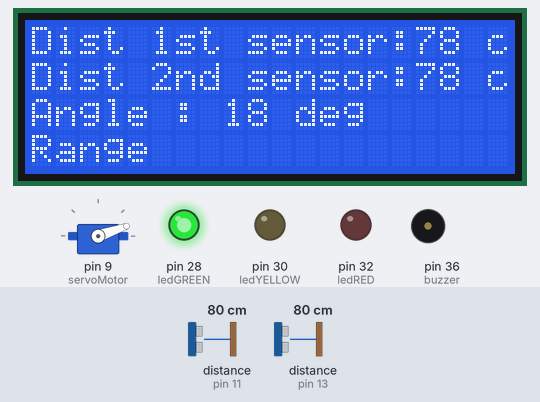
Bench run of a sketch on a simulated Arduino Mega 2560, built with avr-gcc and run on an emulated ATmega2560. Parts: servo, 20×4 character LCD, output pins drawn as LEDs (lit = HIGH), buzzer (waves = sounding). Wiring (inferred from the names in the program): 2 × ultrasonic range finder: trigger pin 10, echo pin 11 / trigger pin 12, echo pin 13. The test bench sets the inputs (shaded band); at power-on: distance to the obstacle (sensors on pin 11, pin 13) 80 cm. The echo pulse lasts 58.3 µs per cm; pins used as bus, display or sensor lines are not drawn; what the sketch prints to the serial monitor is not drawn.

Above: at 1.2 s.
1.3 s: distance to the obstacle (sensor on pin 11) set to 24 cm
At 2.0 s:
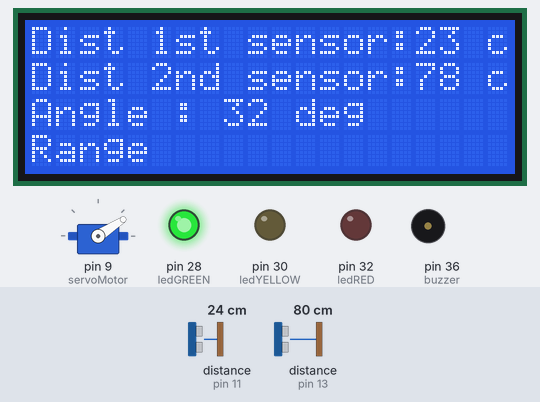
2.9 s: distance to the obstacle (sensor on pin 11) set to 19 cm
At 3.06 s:
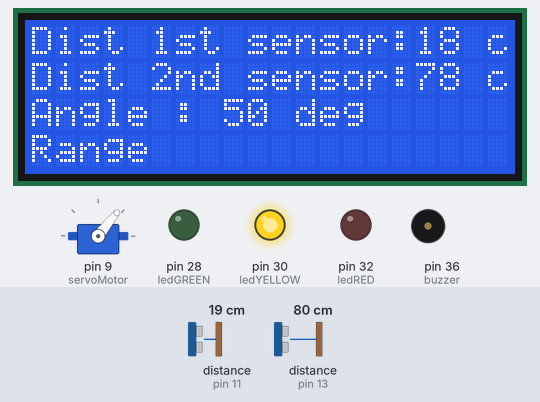
4.8 s: distance to the obstacle (sensor on pin 13) set to 2 cm
At 4.96 s:
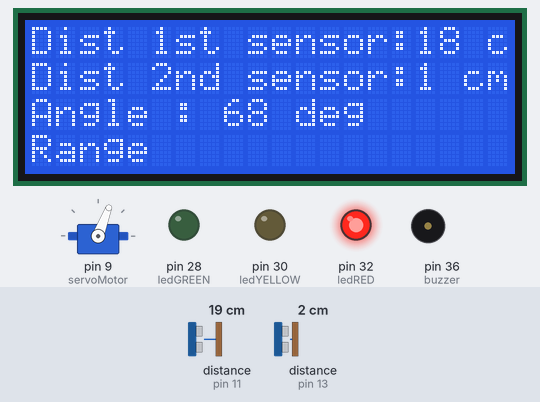
6.7 s: distance to the obstacle (sensor on pin 13) set to 299 cm
At 6.9 s:
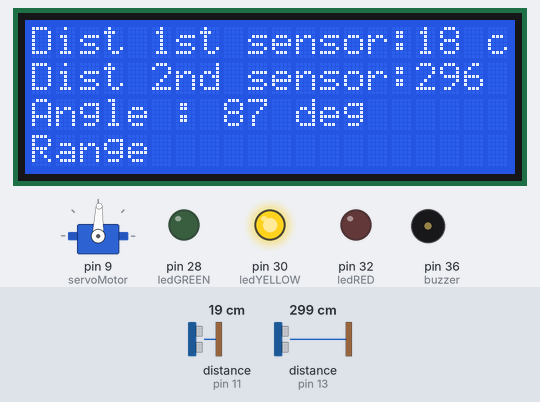
8.7 s: distance to the obstacle (sensor on pin 11) set to 120 cm
At 9.6 s:
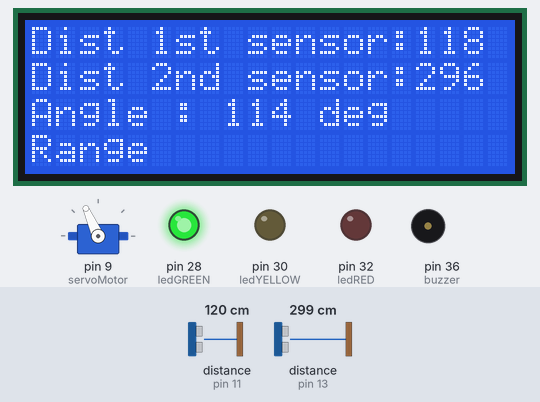
10.5 s: distance to the obstacle (sensor on pin 13) set to 24 cm
At 11.1 s:
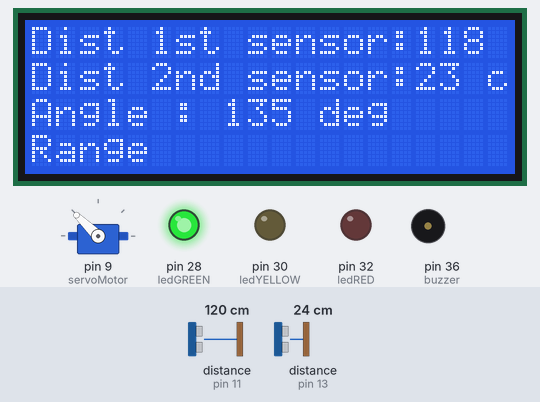
12.3 s: distance to the obstacle (sensor on pin 13) set to 19 cm
Timing chart, 0 to 20.9 s (numbered marks = the images above; inputs shaded):
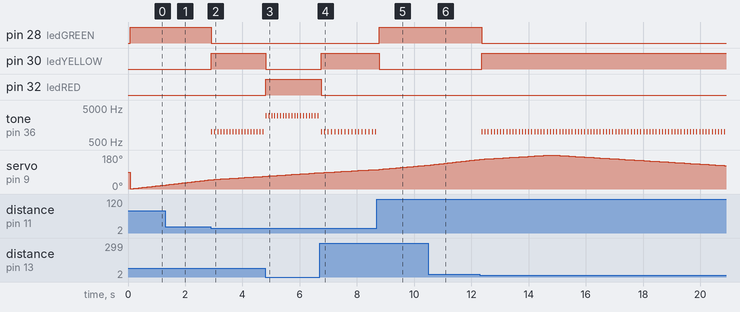

Measured:
- the behaviour switches between 22 and 21 cm on distance to the obstacle (sensor on pin 11) (found by bisection; images 1 and 2)
- after the input at 2.9 s, pin 28 (ledGREEN): HIGH → LOW at once; pin 30 (ledYELLOW): LOW → HIGH at once; tone on pin 36 (buzzer): alternates 1000 Hz for 0.03 s and silent for 0.08 s, starting at once
- after the input at 4.8 s, pin 30 (ledYELLOW): HIGH → LOW at once; pin 32 (ledRED): LOW → HIGH at once; the display: first differs from a run without the input after 0.11 s (image 3)
- after the input at 6.7 s, pin 30 (ledYELLOW): LOW → HIGH after 0.05 s; pin 32 (ledRED): HIGH → LOW after 0.05 s; the display: first differs from a run without the input after 0.15 s (image 4)
- after the input at 8.7 s, pin 28 (ledGREEN): LOW → HIGH after 0.07 s; pin 30 (ledYELLOW): HIGH → LOW after 0.07 s; tone on pin 36 (buzzer): stops changing and stays silent; the display: first differs from a run without the input after 0.12 s (image 5 shows a later state)
- after the input at 10.5 s, the display: first differs from a run without the input after 0.13 s (image 6 shows a later state)
- after the input at 12.3 s, pin 28 (ledGREEN): HIGH → LOW after 0.06 s; pin 30 (ledYELLOW): LOW → HIGH after 0.06 s; tone on pin 36 (buzzer): alternates 1000 Hz for 0.03 s and silent for 0.08 s, starting after 0.06 s
- by itself, servo on pin 9 (servoMotor): rises from 156° to 180° in 2.5 s, then falls to 124° in 6.1 s

The sketch:

Arduino_360_Radar_With_2_Sensors.ino
```cpp
#include <Servo.h>.
#include <LiquidCrystal.h>.

Servo servoMotor;                           //Create the Servo object
LiquidCrystal lcd(52, 50, 48, 46, 44, 42);  // Creates an LCD object. Parameters: (rs, enable, d4, d5, d6, d7)

int delayTime = 5;  //Delay value to wait for the servo to reach the 1 angle difference
long d;             //Distance from 1st sensor calculated
long d2;
// Defines Tirg and Echo pins of the Ultrasonic Sensor1
int trigPin1 = 10;
int echoPin1 = 11;
// Defines Tirg and Echo pins of the Ultrasonic Sensor1
int trigPin2 = 12;
int echoPin2 = 13;  //Distance from 2nd sensor calculated
int buzzer = 36;
int ledGREEN = 28;   //pin1 is green
int ledYELLOW = 30;  //pin1 is yellow
int ledRED = 32;     //pin2 is red
long duration1, duration2;
int distance, criticalDistance, distance2;

void setup() {
  Serial.begin(9600);
  servoMotor.attach(9);       //Attach the servo to the Digital PWM pin 2
  pinMode(trigPin1, OUTPUT);  // Sets the trigPin as an Output
  pinMode(echoPin1, INPUT);   // Sets the echoPin as an Input
  pinMode(trigPin2, OUTPUT);  // Sets the trigPin as an Output
  pinMode(echoPin2, INPUT);   // Sets the echoPin as an Input
  pinMode(buzzer, OUTPUT);    //Set the buzzer as an output
  pinMode(ledGREEN, OUTPUT);  //Set the Led1(Red LED) as an output
  pinMode(ledYELLOW, OUTPUT);
  pinMode(ledRED, OUTPUT);
  lcd.begin(20, 4);
  //Initialize the Serial communication at 9600 bauds


  //servoMotor.write(180);  //Rotate the servo to the 180?
  //delay(1000);            //Wait for the servo to reach 180?
  //servoMotor.write(0);    //Rotate the servo to the 0?
  //delay(1000);            //Wait for the servo to reach 0?

  criticalDistance = 20;
}

void loop() {
  for (int i = 1; i < 180; i++) {  //Move the Servo 180 degrees forward

    distance = readSensor1();  //Read the sensors
    //delay(100); //As two sensors can interfere with each other, we need a delay of 100ms
    distance2 = readSensor2();

    // Serial.print(i);            //Print the angle
    // Serial.print(",");          //Print a ","
    // Serial.print(distance);     //Print the 1st distance
    // Serial.print(",");          //Print a ","
    // Serial.println(distance2);  //Print the 2nd distance with end line
    //servoMotor.write(i);        //Set the sensor at the angle
    Serial.print(i);
    Serial.print(",");
    Serial.print(distance);
    Serial.print("!");
    Serial.print(distance2);
    Serial.print(".");
    servoMotor.write(i);  //Set the sensor at the angle
    //delay(delayTime);           //Wait for the servo to reach i?


    if (distance <= criticalDistance || distance2 <= criticalDistance) {

      if (distance <= criticalDistance / 2 || distance2 <= criticalDistance / 2) {
        // distance = readSensor1();  //Read the sensors
        //  delay(100); //As two sensors can interfere with each other, we need a delay of 100ms
        // distance2 = readSensor2();

        tone(buzzer, 3000);  // Send 2KHz sound signal...
        digitalWrite(ledGREEN, LOW);
        digitalWrite(ledYELLOW, LOW);
        digitalWrite(ledRED, HIGH);
        delay(30);
        noTone(buzzer);               // Stop sound...
        lcd.setCursor(0, 0);          // positionner le cursor a 0,0
        lcd.print("Dist 1st sensor:");  // Printe "Distance" sur LCD
        lcd.print(distance);          // Printe la valeur Obtenue sur LCD
        lcd.print(" cm ");            // Printe l'unité sur LCD
        delay(10);
        lcd.setCursor(0, 1);          // positionner le cursor a 0,0
        lcd.print("Dist 2nd sensor:");  // Printe "Distance" sur LCD
        lcd.print(distance2);         // Printe la valeur Obtenue sur LCD
        lcd.print(" cm ");            // Printe l'unité sur LCD
        //delay(10);
        lcd.setCursor(0, 2);
        lcd.print("Angle : ");
        lcd.print(i);
        lcd.print(" deg ");
        lcd.setCursor(0, 3);
        lcd.print("Range");
        //delay(10);
        //lcd.setCursor(0, 3);
        //clear the 4th line before printing the message
        // for (int i = 0; i <= 15; i++) {
        //   lcd.setCursor(i, 3);  // Sets the location at which subsequent text written to the LCD will be displayed
        //   lcd.print("");
        //   //delay(100);
        // }
        // //lcd.print("");
        // lcd.setCursor(0, 3);
        // lcd.print("Critical Range!!");
        // delay(5);
        // //lcd.print("");
        // //clear the 4th line after printing the message
        // for (int i = 0; i <= 15; i++) {
        //   lcd.setCursor(i, 3);  // Sets the location at which subsequent text written to the LCD will be displayed
        //   lcd.print("");
        //   //delay(100);
        // }
        // delay(30);

      } else {
        // digitalWrite(buzzer, HIGH);
        digitalWrite(ledRED, LOW);
        digitalWrite(ledYELLOW, HIGH);
        digitalWrite(ledGREEN, LOW);
        // distance = readSensor1();  //Read the sensors
        //  delay(100); //As two sensors can interfere with each other, we need a delay of 100ms
        // distance2 = readSensor2();

        //digitalWrite(buzzer, LOW);
        tone(buzzer, 1000);  // Send 2KHz sound signal...
        delay(30);
        noTone(buzzer);               // Stop sound...
        lcd.setCursor(0, 0);          // positionner le cursor a 0,0
        lcd.print("Dist 1st sensor:");  // Printe "Distance" sur LCD
        lcd.print(distance);          // Printe la valeur Obtenue sur LCD
        lcd.print(" cm ");            // Printe l'unité sur LCD
        delay(10);
        lcd.setCursor(0, 1);          // positionner le cursor a 0,0
        lcd.print("Dist 2nd sensor:");  // Printe "Distance" sur LCD
        lcd.print(distance2);         // Printe la valeur Obtenue sur LCD
        lcd.print(" cm ");            // Printe l'unité sur LCD
        //delay(10);
        lcd.setCursor(0, 2);
        lcd.print("Angle : ");
        lcd.print(i);
        lcd.print(" deg ");
        lcd.setCursor(0, 3);
        lcd.print("Range");
        //delay(10);
        // lcd.setCursor(0, 3);
        // lcd.print("");
        // lcd.print("Danger Range!");
        // delay(5);
        // lcd.print("");
        // delay(30);
        // //clear the 4th line before printing the message
        // for (int i = 0; i <= 15; i++) {
        //   lcd.setCursor(i, 3);  // Sets the location at which subsequent text written to the LCD will be displayed
        //   lcd.print("");
        //   delay(100);
        // }
        // //lcd.print("");
        // lcd.setCursor(0, 3);
        // lcd.print("Danger Range!");
        // delay(5);
        // //lcd.print("");
        // //clear the 4th line after printing the message
        // for (int i = 0; i <= 15; i++) {
        //   lcd.setCursor(i, 3);  // Sets the location at which subsequent text written to the LCD will be displayed
        //   lcd.print("");
        //   delay(100);
        // }
      }
    } else {
      // digitalWrite(buzzer, LOW);
      digitalWrite(ledYELLOW, LOW);
      digitalWrite(ledRED, LOW);
      digitalWrite(ledGREEN, HIGH);
    }
    // distance = readSensor1();  //Read the sensors
    //  delay(100); //As two sensors can interfere with each other, we need a delay of 100ms
    // distance2 = readSensor2();

    delay(30);
    lcd.setCursor(0, 0);          // positionner le cursor a 0,0
    lcd.print("Dist 1st sensor:");  // Printe "Distance" sur LCD
    lcd.print(distance);          // Printe la valeur Obtenue sur LCD
    lcd.print(" cm ");            // Printe l'unité sur LCD
    delay(10);
    lcd.setCursor(0, 1);          // positionner le cursor a 0,0
    lcd.print("Dist 2nd sensor:");  // Printe "Distance" sur LCD
    lcd.print(distance2);         // Printe la valeur Obtenue sur LCD
    lcd.print(" cm ");            // Printe l'unité sur LCD
    //delay(10);
    lcd.setCursor(0, 2);
    lcd.print("Angle : ");
    lcd.print(i);
    lcd.print(" deg ");
    lcd.setCursor(0, 3);
    lcd.print("Range");
    //delay(30);
    //delay(10);
    // lcd.setCursor(0, 3);
    // lcd.print("");
    // lcd.print("Out Of Range");
    // delay(5);
    // lcd.print("");
    // //clear the 4th line before printing the message
    // for (int i = 0; i <= 15; i++) {
    //   lcd.setCursor(i, 3);  // Sets the location at which subsequent text written to the LCD will be displayed
    //   lcd.print("");
    //   delay(100);
    // }
    // //lcd.print("");
    // lcd.setCursor(0, 3);
    // lcd.print("Out Of Range");
    // delay(5);
    // //lcd.print("");
    // //clear the 4th line after printing the message
    // for (int i = 0; i <= 15; i++) {
    //   lcd.setCursor(i, 3);  // Sets the location at which subsequent text written to the LCD will be displayed
    //   lcd.print("");
    //   delay(100);
    // }
  }
  for (int i = 180; i > 1; i--) {  //Move the Servo 180 degrees backward
                                   //Read the sensors
    distance2 = readSensor2();
    //delay(100);  //As two sensors can interfere with each other, we need a delay of 100ms
    distance = readSensor1();
    // Serial.print(i);            //Print the angle
    // Serial.print(",");          //Print a ","
    // Serial.print(distance);     //Print the 1st distance
    // Serial.print(",");          //Print a ","
    // Serial.println(distance2);  //Print the 2nd distance with end line
    Serial.print(i);
    Serial.print(",");
    Serial.print(distance);
    Serial.print("!");
    Serial.print(distance2);
    Serial.print(".");
    servoMotor.write(i);  //Set the sensor at the angle
    //delay(delayTime);           //Wait for the servo to reach i?

    if (distance <= criticalDistance || distance2 <= criticalDistance) {

      if (distance <= criticalDistance / 2 || distance2 <= criticalDistance / 2) {

        // distance2 = readSensor2();
        //      delay(100); //As two sensors can interfere with each other, we need a delay of 100ms
        // distance = readSensor1();

        tone(buzzer, 3000);  // Send 1KHz sound signal...
        digitalWrite(ledGREEN, LOW);
        digitalWrite(ledYELLOW, LOW);
        digitalWrite(ledRED, HIGH);
        delay(30);
        noTone(buzzer);               // Stop sound...
        lcd.setCursor(0, 0);          // positionner le cursor a 0,0
        lcd.print("Dist 1st sensor:");  // Printe "Distance" sur LCD
        lcd.print(distance);          // Printe la valeur Obtenue sur LCD
        lcd.print(" cm ");            // Printe l'unité sur LCD
        delay(10);
        lcd.setCursor(0, 1);          // positionner le cursor a 0,0
        lcd.print("Dist 2nd sensor:");  // Printe "Distance" sur LCD
        lcd.print(distance2);         // Printe la valeur Obtenue sur LCD
        lcd.print(" cm ");            // Printe l'unité sur LCD
        //delay(10);
        lcd.setCursor(0, 2);
        lcd.print("Angle : ");
        lcd.print(i);
        lcd.print(" deg ");
        lcd.setCursor(0, 3);
        lcd.print("Range");
        //delay(10);
        // lcd.setCursor(0, 3);
        // lcd.print("");
        // lcd.print("Critical Range!!");
        // delay(5);
        // lcd.print("");
        // delay(30);
        //clear the 4th line before printing the message
        // for (int i = 0; i <= 15; i++) {
        //   lcd.setCursor(i, 3);  // Sets the location at which subsequent text written to the LCD will be displayed
        //   lcd.print("");
        //   //delay(100);
        // }
        // //lcd.print("");
        // lcd.setCursor(0, 3);
        // lcd.print("Critical Range!!");
        // delay(5);
        // //lcd.print("");
        // //clear the 4th line after printing the message
        // for (int i = 0; i <= 15; i++) {
        //   lcd.setCursor(i, 3);  // Sets the location at which subsequent text written to the LCD will be displayed
        //   lcd.print("");
        //   //delay(100);
        // }

      } else {
        // digitalWrite(buzzer, HIGH);
        digitalWrite(ledRED, LOW);
        digitalWrite(ledYELLOW, HIGH);
        digitalWrite(ledGREEN, LOW);

        // distance2 = readSensor2();
        // delay(100); //As two sensors can interfere with each other, we need a delay of 100ms
        // distance = readSensor1();

        //digitalWrite(buzzer, LOW);


        tone(buzzer, 1000);  // Send 2KHz sound signal...
        delay(30);
        noTone(buzzer);               // Stop sound...
        lcd.setCursor(0, 0);          // positionner le cursor a 0,0
        lcd.print("Dist 1st sensor:");  // Printe "Distance" sur LCD
        lcd.print(distance);          // Printe la valeur Obtenue sur LCD
        lcd.print(" cm ");            // Printe l'unité sur LCD
        delay(10);
        lcd.setCursor(0, 1);          // positionner le cursor a 0,0
        lcd.print("Dist 2nd sensor:");  // Printe "Distance" sur LCD
        lcd.print(distance2);         // Printe la valeur Obtenue sur LCD
        lcd.print(" cm ");            // Printe l'unité sur LCD

        lcd.setCursor(0, 2);
        lcd.print("Angle : ");
        lcd.print(i);
        lcd.print(" deg ");
        lcd.setCursor(0, 3);
        lcd.print("Range");
        //delay(10);

        // lcd.setCursor(0, 3);
        // lcd.print("");
        // lcd.print("Danger Range!");
        // delay(5);
        // lcd.print("");
        // //clear the 4th line before printing the message
        // for (int i = 0; i <= 15; i++) {
        //   lcd.setCursor(i, 3);  // Sets the location at which subsequent text written to the LCD will be displayed
        //   lcd.print("");
        //   delay(100);
        // }
        // //lcd.print("");
        // lcd.setCursor(0, 3);
        // lcd.print("Danger Range!");
        // delay(5);
        // //lcd.print("");
        // //clear the 4th line after printing the message
        // for (int i = 0; i <= 15; i++) {
        //   lcd.setCursor(i, 3);  // Sets the location at which subsequent text written to the LCD will be displayed
        //   lcd.print("");
        //   delay(100);
        // }
        // delay(30);
      }
    } else {
      // digitalWrite(buzzer, LOW);
      digitalWrite(ledYELLOW, LOW);
      digitalWrite(ledRED, LOW);
      digitalWrite(ledGREEN, HIGH);
    }

    // distance2 = readSensor2();
    //  delay(100); //As two sensors can interfere with each other, we need a delay of 100ms
    // distance = readSensor1();
    delay(30);
    lcd.setCursor(0, 0);          // positionner le cursor a 0,0
    lcd.print("Dist 1st sensor:");  // Printe "Distance" sur LCD
    lcd.print(distance);          // Printe la valeur Obtenue sur LCD
    lcd.print(" cm ");            // Printe l'unité sur LCD
    delay(10);
    lcd.setCursor(0, 1);          // positionner le cursor a 0,0
    lcd.print("Dist 2nd sensor:");  // Printe "Distance" sur LCD
    lcd.print(distance2);         // Printe la valeur Obtenue sur LCD
    lcd.print(" cm ");            // Printe l'unité sur LCD
    //delay(10);
    lcd.setCursor(0, 2);
    lcd.print("Angle : ");
    lcd.print(i);
    lcd.print(" deg ");
    lcd.setCursor(0, 3);
    lcd.print("Range");
    //delay(30);
    //delay(10);
    // lcd.setCursor(0, 3);
    // lcd.print("");
    // lcd.print("Out Of Range");
    // delay(5);
    // lcd.print("");
    // //clear the 4th line before printing the message
    // for (int i = 0; i <= 15; i++) {
    //   lcd.setCursor(i, 3);  // Sets the location at which subsequent text written to the LCD will be displayed
    //   lcd.print("");
    //   delay(100);
    // }
    // //lcd.print("");
    // lcd.setCursor(0, 3);
    // lcd.print("Out Of Range");
    // delay(5);
    // //lcd.print("");
    // //clear the 4th line after printing the message
    // for (int i = 0; i <= 15; i++) {
    //   lcd.setCursor(i, 3);  // Sets the location at which subsequent text written to the LCD will be displayed
    //   lcd.print("");
    //   delay(100);
    // }
  }
}

int readSensor1() {
  digitalWrite(trigPin1, LOW);
  delayMicroseconds(2);
  // Sets the trigPin on HIGH state for 10 micro seconds
  digitalWrite(trigPin1, HIGH);
  delayMicroseconds(10);
  digitalWrite(trigPin1, LOW);
  duration1 = pulseIn(echoPin1, HIGH);  // Reads the echoPin, returns the sound wave travel time in microseconds
  // Serial.println();
  // Serial.print("Duration = ");
  // Serial.println(duration);
  distance = (duration1 * 0.034) / 2;
  // Serial.print("Distance = ");
  // Serial.println(distance);
  return distance;
}

int readSensor2() {
  digitalWrite(trigPin2, LOW);
  delayMicroseconds(2);
  // Sets the trigPin on HIGH state for 10 micro seconds
  digitalWrite(trigPin2, HIGH);
  delayMicroseconds(10);
  digitalWrite(trigPin2, LOW);
  duration2 = pulseIn(echoPin2, HIGH);  // Reads the echoPin, returns the sound wave travel time in microseconds
  // Serial.println();
  // Serial.print("Duration = ");
  // Serial.println(duration);
  distance2 = (duration2 * 0.034) / 2;
  // Serial.print("Distance = ");
  // Serial.println(distance);
  return distance2;
}
```
